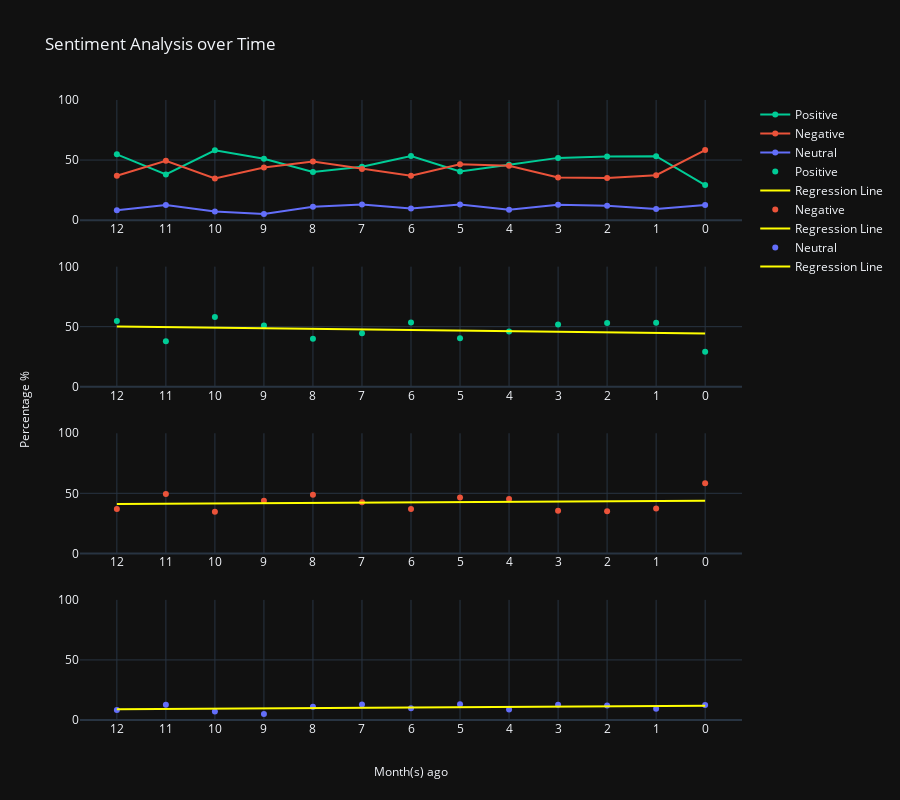

The cell this chart's notebook holds for it:
### Markdown cell above
# Graph

### Code cell
import plotly.subplots as sp
import plotly.graph_objects as go

# Create subplots with 4 rows and 1 column
fig = sp.make_subplots(rows=4, cols=1)

# Add all figures
for trace in fig1.data:
    fig.add_trace(trace, row=1, col=1)
for trace in fig2.data:
    fig.add_trace(trace, row=2, col=1)
for trace in fig3.data:
    fig.add_trace(trace, row=3, col=1)
for trace in fig4.data:
    fig.add_trace(trace, row=4, col=1)

fig.update_yaxes(range=[0, 100])
fig.update_layout(title_text="Sentiment Analysis over Time", height=800)

fig.add_annotation(text="Month(s) ago", xref="paper", yref="paper", x=0.5, y=-0.1, showarrow=False)
fig.add_annotation(text="Percentage %", textangle=-90, xref="paper", yref="paper", x=-0.1, y=0.5, showarrow=False)

# Show the combined subplots
fig.show()

### Figure 1 — Plotly figure (JSON) as saved in the notebook; plotly's stock layout.template omitted (floating-point values rounded to 4 significant figures)
{"data": [{"hovertemplate": "%{text}<extra></extra>", "line": {"color": "#00cc96"}, "name": "Positive", "text": ["54.79%", "37.97%", "58.16%", "51.02%", "40.00%", "44.44%", "53.40%", "40.48%", "46.09%", "51.82%", "53.00%", "53.24%", "29.17%"], "type": "scatter", "x": ["12", "11", "10", "9", "8", "7", "6", "5", "4", "3", "2", "1", "0"], "xaxis": "x", "y": [54.79, 37.97, 58.16, 51.02, 40, 44.44, 53.4, 40.48, 46.09, 51.82, 53, 53.24, 29.17], "yaxis": "y"}, {"hovertemplate": "%{text}<extra></extra>", "line": {"color": "#eb533a"}, "name": "Negative", "text": ["36.97%", "49.37%", "34.69%", "43.88%", "48.89%", "42.59%", "36.89%", "46.43%", "45.22%", "35.45%", "35.00%", "37.41%", "58.33%"], "type": "scatter", "x": ["12", "11", "10", "9", "8", "7", "6", "5", "4", "3", "2", "1", "0"], "xaxis": "x", "y": [36.97, 49.37, 34.69, 43.88, 48.89, 42.59, 36.89, 46.43, 45.22, 35.45, 35, 37.41, 58.33], "yaxis": "y"}, {"hovertemplate": "%{text}<extra></extra>", "line": {"color": "#636efa"}, "name": "Neutral", "text": ["8.25%", "12.66%", "7.14%", "5.10%", "11.11%", "12.96%", "9.71%", "13.10%", "8.70%", "12.73%", "12.00%", "9.35%", "12.50%"], "type": "scatter", "x": ["12", "11", "10", "9", "8", "7", "6", "5", "4", "3", "2", "1", "0"], "xaxis": "x", "y": [8.247, 12.66, 7.143, 5.102, 11.11, 12.96, 9.709, 13.1, 8.696, 12.73, 12, 9.353, 12.5], "yaxis": "y"}, {"hovertemplate": "%{text}<extra></extra>", "marker": {"color": "#00cc96"}, "mode": "markers", "name": "Positive", "text": ["Y: 54.79%<br>Percent Change with previous month: 0%<br>Absolute Change with previous month: 0%", "Y: 37.97%<br>Percent Change with previous month: -30.69%<br>Absolute Change with previous month: -16.81%", "Y: 58.16%<br>Percent Change with previous month: +53.16%<br>Absolute Change with previous month: +20.19%", "Y: 51.02%<br>Percent Change with previous month: -12.28%<br>Absolute Change with previous month: -7.14%", "Y: 40.00%<br>Percent Change with previous month: -21.60%<br>Absolute Change with previous month: -11.02%", "Y: 44.44%<br>Percent Change with previous month: +11.11%<br>Absolute Change with previous month: +4.44%", "Y: 53.40%<br>Percent Change with previous month: +20.15%<br>Absolute Change with previous month: +8.95%", "Y: 40.48%<br>Percent Change with previous month: -24.20%<br>Absolute Change with previous month: -12.92%", "Y: 46.09%<br>Percent Change with previous month: +13.86%<br>Absolute Change with previous month: +5.61%", "Y: 51.82%<br>Percent Change with previous month: +12.44%<br>Absolute Change with previous month: +5.73%", "Y: 53.00%<br>Percent Change with previous month: +2.28%<br>Absolute Change with previous month: +1.18%", "Y: 53.24%<br>Percent Change with previous month: +0.45%<br>Absolute Change with previous month: +0.24%", "Y: 29.17%<br>Percent Change with previous month: -45.21%<br>Absolute Change with previous month: -24.07%"], "type": "scatter", "x": ["12", "11", "10", "9", "8", "7", "6", "5", "4", "3", "2", "1", "0"], "xaxis": "x2", "y": [54.79, 37.97, 58.16, 51.02, 40, 44.44, 53.4, 40.48, 46.09, 51.82, 53, 53.24, 29.17], "yaxis": "y2"}, {"hovertemplate": "%{text}<extra></extra>", "line": {"color": "yellow"}, "mode": "lines", "name": "Regression Line", "text": ["Percentage Change over the whole period: -5.77%", "Percentage Change over the whole period: -5.77%", "Percentage Change over the whole period: -5.77%", "Percentage Change over the whole period: -5.77%", "Percentage Change over the whole period: -5.77%", "Percentage Change over the whole period: -5.77%", "Percentage Change over the whole period: -5.77%", "Percentage Change over the whole period: -5.77%", "Percentage Change over the whole period: -5.77%", "Percentage Change over the whole period: -5.77%", "Percentage Change over the whole period: -5.77%", "Percentage Change over the whole period: -5.77%", "Percentage Change over the whole period: -5.77%"], "type": "scatter", "x": ["12", "11", "10", "9", "8", "7", "6", "5", "4", "3", "2", "1", "0"], "xaxis": "x2", "y": [50.08, 49.6, 49.12, 48.64, 48.16, 47.68, 47.2, 46.72, 46.24, 45.76, 45.28, 44.8, 44.31], "yaxis": "y2"}, {"hovertemplate": "%{text}<extra></extra>", "marker": {"color": "#eb533a"}, "mode": "markers", "name": "Negative", "text": ["Y: 36.97%<br>Percent Change with previous month: 0%<br>Absolute Change with previous month: 0%", "Y: 49.37%<br>Percent Change with previous month: +33.55%<br>Absolute Change with previous month: +12.40%", "Y: 34.69%<br>Percent Change with previous month: -29.72%<br>Absolute Change with previous month: -14.67%", "Y: 43.88%<br>Percent Change with previous month: +26.47%<br>Absolute Change with previous month: +9.18%", "Y: 48.89%<br>Percent Change with previous month: +11.42%<br>Absolute Change with previous month: +5.01%", "Y: 42.59%<br>Percent Change with previous month: -12.88%<br>Absolute Change with previous month: -6.30%", "Y: 36.89%<br>Percent Change with previous month: -13.38%<br>Absolute Change with previous month: -5.70%", "Y: 46.43%<br>Percent Change with previous month: +25.85%<br>Absolute Change with previous month: +9.54%", "Y: 45.22%<br>Percent Change with previous month: -2.61%<br>Absolute Change with previous month: -1.21%", "Y: 35.45%<br>Percent Change with previous month: -21.59%<br>Absolute Change with previous month: -9.76%", "Y: 35.00%<br>Percent Change with previous month: -1.28%<br>Absolute Change with previous month: -0.45%", "Y: 37.41%<br>Percent Change with previous month: +6.89%<br>Absolute Change with previous month: +2.41%", "Y: 58.33%<br>Percent Change with previous month: +55.93%<br>Absolute Change with previous month: +20.92%"], "type": "scatter", "x": ["12", "11", "10", "9", "8", "7", "6", "5", "4", "3", "2", "1", "0"], "xaxis": "x3", "y": [36.97, 49.37, 34.69, 43.88, 48.89, 42.59, 36.89, 46.43, 45.22, 35.45, 35, 37.41, 58.33], "yaxis": "y3"}, {"hovertemplate": "%{text}<extra></extra>", "line": {"color": "yellow"}, "mode": "lines", "name": "Regression Line", "text": ["Percentage Change over the whole period: +2.69%", "Percentage Change over the whole period: +2.69%", "Percentage Change over the whole period: +2.69%", "Percentage Change over the whole period: +2.69%", "Percentage Change over the whole period: +2.69%", "Percentage Change over the whole period: +2.69%", "Percentage Change over the whole period: +2.69%", "Percentage Change over the whole period: +2.69%", "Percentage Change over the whole period: +2.69%", "Percentage Change over the whole period: +2.69%", "Percentage Change over the whole period: +2.69%", "Percentage Change over the whole period: +2.69%", "Percentage Change over the whole period: +2.69%"], "type": "scatter", "x": ["12", "11", "10", "9", "8", "7", "6", "5", "4", "3", "2", "1", "0"], "xaxis": "x3", "y": [41.05, 41.27, 41.5, 41.72, 41.95, 42.17, 42.39, 42.62, 42.84, 43.07, 43.29, 43.52, 43.74], "yaxis": "y3"}, {"hovertemplate": "%{text}<extra></extra>", "marker": {"color": "#636efa"}, "mode": "markers", "name": "Neutral", "text": ["Y: 8.25%<br>Percent Change with previous month: 0%<br>Absolute Change with previous month: 0%", "Y: 12.66%<br>Percent Change with previous month: +53.48%<br>Absolute Change with previous month: +4.41%", "Y: 7.14%<br>Percent Change with previous month: -43.57%<br>Absolute Change with previous month: -5.52%", "Y: 5.10%<br>Percent Change with previous month: -28.57%<br>Absolute Change with previous month: -2.04%", "Y: 11.11%<br>Percent Change with previous month: +117.78%<br>Absolute Change with previous month: +6.01%", "Y: 12.96%<br>Percent Change with previous month: +16.67%<br>Absolute Change with previous month: +1.85%", "Y: 9.71%<br>Percent Change with previous month: -25.10%<br>Absolute Change with previous month: -3.25%", "Y: 13.10%<br>Percent Change with previous month: +34.88%<br>Absolute Change with previous month: +3.39%", "Y: 8.70%<br>Percent Change with previous month: -33.60%<br>Absolute Change with previous month: -4.40%", "Y: 12.73%<br>Percent Change with previous month: +46.36%<br>Absolute Change with previous month: +4.03%", "Y: 12.00%<br>Percent Change with previous month: -5.71%<br>Absolute Change with previous month: -0.73%", "Y: 9.35%<br>Percent Change with previous month: -22.06%<br>Absolute Change with previous month: -2.65%", "Y: 12.50%<br>Percent Change with previous month: +33.65%<br>Absolute Change with previous month: +3.15%"], "type": "scatter", "x": ["12", "11", "10", "9", "8", "7", "6", "5", "4", "3", "2", "1", "0"], "xaxis": "x4", "y": [8.247, 12.66, 7.143, 5.102, 11.11, 12.96, 9.709, 13.1, 8.696, 12.73, 12, 9.353, 12.5], "yaxis": "y4"}, {"hovertemplate": "%{text}<extra></extra>", "line": {"color": "yellow"}, "mode": "lines", "name": "Regression Line", "text": ["Percentage Change over the whole period: +3.07%", "Percentage Change over the whole period: +3.07%", "Percentage Change over the whole period: +3.07%", "Percentage Change over the whole period: +3.07%", "Percentage Change over the whole period: +3.07%", "Percentage Change over the whole period: +3.07%", "Percentage Change over the whole period: +3.07%", "Percentage Change over the whole period: +3.07%", "Percentage Change over the whole period: +3.07%", "Percentage Change over the whole period: +3.07%", "Percentage Change over the whole period: +3.07%", "Percentage Change over the whole period: +3.07%", "Percentage Change over the whole period: +3.07%"], "type": "scatter", "x": ["12", "11", "10", "9", "8", "7", "6", "5", "4", "3", "2", "1", "0"], "xaxis": "x4", "y": [8.872, 9.128, 9.384, 9.64, 9.896, 10.15, 10.41, 10.66, 10.92, 11.18, 11.43, 11.69, 11.94], "yaxis": "y4"}], "layout": {"annotations": [{"showarrow": false, "text": "Month(s) ago", "x": 0.5, "xref": "paper", "y": -0.1, "yref": "paper"}, {"showarrow": false, "text": "Percentage %", "textangle": -90, "x": -0.1, "xref": "paper", "y": 0.5, "yref": "paper"}], "height": 800, "title": {"text": "Sentiment Analysis over Time"}, "xaxis": {"anchor": "y", "domain": [0, 1]}, "xaxis2": {"anchor": "y2", "domain": [0, 1]}, "xaxis3": {"anchor": "y3", "domain": [0, 1]}, "xaxis4": {"anchor": "y4", "domain": [0, 1]}, "yaxis": {"anchor": "x", "domain": [0.8063, 1], "range": [0, 100]}, "yaxis2": {"anchor": "x2", "domain": [0.5375, 0.7312], "range": [0, 100]}, "yaxis3": {"anchor": "x3", "domain": [0.2687, 0.4625], "range": [0, 100]}, "yaxis4": {"anchor": "x4", "domain": [0, 0.1938], "range": [0, 100]}}}
